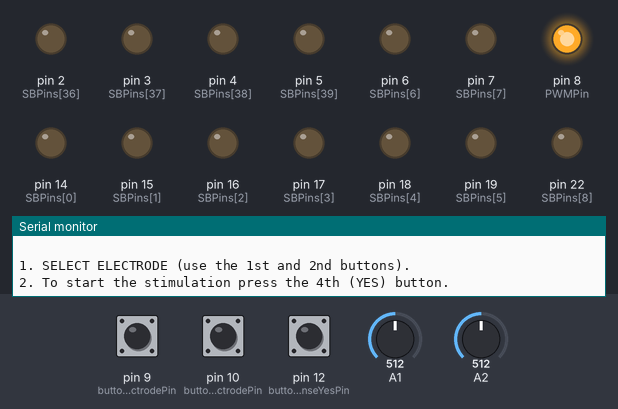
This sketch was run on a simulated Arduino Mega 2560, built with avr-gcc and run on an emulated ATmega2560. Shown: output pins drawn as LEDs (lit = HIGH), the last lines printed to the serial monitor. The inputs (shaded band) are chosen by the test bench; at power-on: pin 9 (buttonPreviousElectrodePin) LOW, pin 12 (buttonResponseYesPin) LOW, pin 10 (buttonNextElectrodePin) LOW, A1 = 512, A2 = 512. Pins used as bus, display or sensor lines are not drawn.

Above: at 1.2 s.
1.3 s: pin 9 (buttonPreviousElectrodePin) pulled HIGH for 0.15 s
3.0 s: pin 12 (buttonResponseYesPin) pulled HIGH for 0.15 s
At 4.7 s:
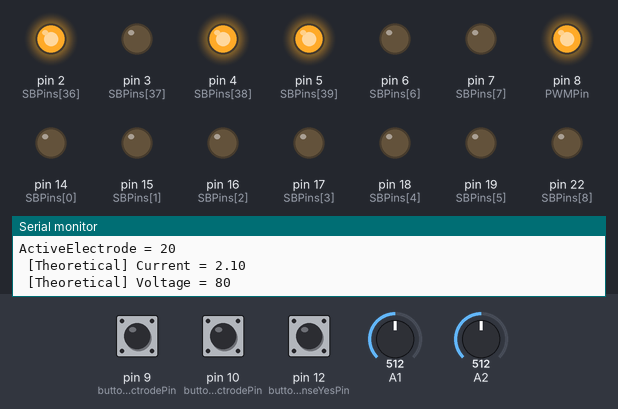
Timing chart, 0 to 6.2 s (numbered marks = the images above; inputs shaded):
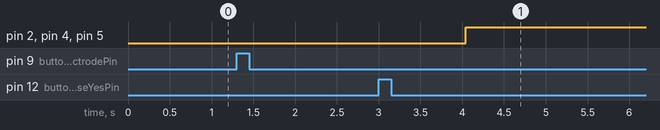

The sketch:

Step3_ElectrodesCheck.ino
```cpp
/* Electrodes Initial Check v1.0

   This sketch allows to check the voltages for each electrode for the main stimulation task.

*/

#include <SPI.h>  // Include the SPI library
#include <math.h> // Include the math library

// ----- Stimulation properties ------------------------------------------------------------ //
// ----------------------------------------------------------------------------------------- //
int nElectrodes = 20;     // Number of stimulation electrodes
float pulseWidth = 0.200; // Pulse width in milliseconds (PWM Variables)
int stimFrequency = 30;  // Stimulation frequency in Hertz (PWM Variables)
int stimDuration = 2;     // Stimulation duration in seconds (PWM Variables)
float ILimStartValue = 1; // Initial value of Ilim/current (in mA)

// ----- INPUTS ---------------------------------------------------------------------------- //
// ----------------------------------------------------------------------------------------- //
// Perception thresholds - From ThresholdUpdate_MRI.ino
float Currents[] = {2.10, 1.95, 3.3, 1.20, 1.35, 2.20, 2.50, 1.80, 1.60, 1.80, 1.35, 1.20, 1.35, 1.45, 1.35, 1.35, 1.10, 1.60, 1.70, 2.10};

// ----- Stimulation eletrodes ------------------------------------------------------------- //
// ----------------------------------------------------------------------------------------- //
int StimulationSequence_Active[] = {1, 2, 3, 4, 5, 6, 7, 8, 9, 10, 11, 12, 13, 14, 15, 16, 17, 18, 19, 20};
int StimulationSequence_Ground[] = {2, 3, 4, 5, 6, 7, 8, 9, 10, 11, 12, 13, 14, 15, 16, 17, 18, 19, 20, 19};

// ----- PWM timing parameters ------------------------------------------------------------- //
// ----------------------------------------------------------------------------------------- //

// Calculate delays after pulseON
// -> 0.109 ms is the time that the analogRead() inside the loop takes to run
// -> 0.007 is the time that digitalWrite() takes to run
float pulseONDelay = pulseWidth - 0.007 - 0.109;
int pulseONDelayMicroSeconds = round(pulseONDelay * 1000);

// Calculate delays after pulseOFF
float pulseOFFDelay = (1000.0 / stimFrequency) - pulseWidth - 0.007 - 0.109; // in milliseconds
float pulseOFFDelay1 = floor(pulseOFFDelay);
int pulseOFFDelay2 = round((pulseOFFDelay - pulseOFFDelay1) * 1000);

// ----- PINS ------------------------------------------------------------------------------ //
// ----------------------------------------------------------------------------------------- //

// DAC pins
#define SS 53     // affectation of CS pin
#define VsetPin 0 // Vset is output pin A in DAC
#define IlimPin 1 // Ilim is output pin B in DAC

// PWM pins
int PWMPin = 8; // Arduino mega pin 8

// Switch board pins
int SBPins[] = {14, 15, 16, 17, 18, 19, 6, 7, 22, 23, 24, 25, 26, 27, 28, 29, 30, 31, 32, 33, 34, 35, 36, 37, 38, 39, 40, 41, 42, 43, 44, 45, 46, 47, 48, 49, 2, 3, 4, 5};
int nSBPins = 40;

// Button pins
const int buttonPreviousElectrodePin = 9;               // the number of the pushbutton pin - Previous electrode
const int buttonNextElectrodePin = 10;                  // the number of the pushbutton pin - Next electrode
//const int buttonResponseNoPin = 11;                     // the number of the pushbutton pin - Answer: NO
const int buttonResponseYesPin = 12;                    // the number of the pushbutton pin - Answer: YES

// ----- Initialization -------------------------------------------------------------------- //
// ----------------------------------------------------------------------------------------- //
int CurrentElectrode = 0;                               // index of electrode in range StimulationSequence_Active (will be updated in real-time)
int buttonPreviousElectrodeState = 0;                   // state of Electrode button - Previous (will be updated in real-time)
int buttonNextElectrodeState = 0;                       // state of Electrode button - Next (will be updated in real-time)
int buttonResponseYesState = 0;                         // state of stepRange button - Yes (will be updated in real-time)
// int buttonResponseNoState = 0;                          // state of stepRange button - No (will be updated in real-time)
float output[2] = {0, 0};                               // array for outputs from stimulation
float voltagesArray[20];                               // voltages threhsolds array - an array capable of holding 20 entries numbered 0 to 19; stores thresholds for each electrode

//Vmon--> A1
//Imon-->A2

// ILim initial values
float maxILimActualValue = 4.30;                        // max Ilim value (mA)
float ILimActualValue = ILimStartValue;                 // current value for Ilim in mA (will be updated in real-time)

// Vset initial values
int maxVSet = 80;                                      // maximum value for Vset in Volts
int VSet = maxVSet;                                     // current value for Vset in Volts (will be updated in real-time)

// ----- VOID SETUP ------------------------------------------------------------------------ //
// ----------------------------------------------------------------------------------------- //
void setup() {
  // Serial communication
  Serial.begin(19200);

  // ----- Switch board Setup ------------------------------------------------------------- //
  for (int pp = 0; pp < nSBPins; pp++) {
    pinMode(SBPins[pp], OUTPUT);
  }

  // turn off all relays
  turnOffAll(SBPins, nSBPins);

  // ----- DAC Setup --------------------------------------------------------------------- //

  // initialize SPI
  SPI.begin();                          // corresponds to SPI2 - available on connector J8
  SPI.setDataMode(SPI_MODE0);           // Clock starts at a LOW value and transmits data on the falling edge of the clock signal
  SPI.setBitOrder(MSBFIRST);            // during the transfer of data, send the most significant bit first
  SPI.setClockDivider(SPI_CLOCK_DIV16); // configuration of clock at 1 MHz

  // set SS pin as output
  pinMode(SS, OUTPUT);

  // set up DAC
  digitalWrite(SS, LOW);               // selecting the DAC
  setUpDAC();                          // defined function call to set up the DA4 to use its internal voltage reference
  digitalWrite(SS, HIGH);              // deselecting the DAC

  // ----- PWM Setup -------------------------------------------------------------------- //
  pinMode(PWMPin, OUTPUT);

  // Initialize as off
  digitalWrite(PWMPin, HIGH);

  // ----- Buttons ---------------------------------------------------------------------- //
  pinMode(buttonPreviousElectrodePin, INPUT);
  pinMode(buttonNextElectrodePin, INPUT);
  //pinMode(buttonResponseNoPin, INPUT);
  pinMode(buttonResponseYesPin, INPUT);

}

void loop() {

  int timer = 0;

  Serial.println(" ");
  Serial.println("1. SELECT ELECTRODE (use the 1st and 2nd buttons).");
  Serial.println("2. To start the stimulation press the 4th (YES) button.");

  while (timer < 10000) {

    // Read button state
    buttonPreviousElectrodeState = digitalRead(buttonPreviousElectrodePin);
    buttonNextElectrodeState = digitalRead(buttonNextElectrodePin);
    buttonResponseYesState = digitalRead(buttonResponseYesPin);
    //buttonResponseNoState = digitalRead(buttonResponseNoPin);

    if (buttonPreviousElectrodeState) {
      CurrentElectrode = CurrentElectrode - 1;
      Serial.print("Electrode: "); Serial.println(CurrentElectrode);

    } else if (buttonNextElectrodeState) {
      CurrentElectrode = CurrentElectrode + 1;
      Serial.print("Electrode: "); Serial.println(CurrentElectrode);

    } else if (buttonResponseYesState) {  // reset Vset and ILim values
      ILimActualValue = ILimStartValue;
      VSet = maxVSet;

      break;
    }

    delay(150);

    // Validate currentElectrode value
    if (CurrentElectrode > nElectrodes) {
      CurrentElectrode = 0;
      Serial.print("Electrode: "); Serial.println(CurrentElectrode);
    } else if (CurrentElectrode < 0) {
      CurrentElectrode = 20;
      Serial.print("Electrode: "); Serial.println(CurrentElectrode);
    }

    timer++;

  }

  // Wait 1 second to avoid button press repetition
  delay(1000);

  if (CurrentElectrode != 0) {

      //buttonResponseNoState = 0;
      buttonResponseYesState = 0;
      buttonPreviousElectrodeState = 0;
      buttonNextElectrodeState = 0;

      // ----- STIM --------------------------------------- //
      Serial.println(" "); Serial.println("START STIMULATION");

      // ----- Set VSet and ILim ----------------------------------------------------------------- //
      // The true ILim value is the sum of ILimRange and ILimCompensation (this is necessary due to a small deviation in the stimulation board)
      float ILimCompensation = 0.15 * Currents[CurrentElectrode-1];
      float ILimActualValue_Compensated = Currents[CurrentElectrode-1] + ILimCompensation;

      // convert Ilim & Vset (stimulation outputs in V (max 100V))
      int ILimValue = convertmiliAtoV(ILimActualValue_Compensated);
      int VSetValue = convertVtoV(VSet);

      // -----  Set Vset and ILim values in the DAC -------------------------------------------//
      digitalWrite(SS, LOW);                    // selects the DAC
      sendAddressAndValue(VsetPin, VSetValue);  // full analog signal
      digitalWrite(SS, HIGH);                   // deselects the DAC

      digitalWrite(SS, LOW);                    // selects the DAC
      sendAddressAndValue(IlimPin, ILimValue);  // full analog signal
      digitalWrite(SS, HIGH);                   // deselects the DAC

      // ----- Switch board ------------------------- //
      switchElectrodes(StimulationSequence_Active[CurrentElectrode - 1], StimulationSequence_Ground[CurrentElectrode - 1], SBPins, nSBPins);

      // ----- PWM to stimulate ------------------------ //
      Serial.print("Stimulating for "); Serial.print(stimDuration); Serial.println(" seconds ...");
      Serial.print("ActiveElectrode = ");             Serial.println(StimulationSequence_Active[CurrentElectrode-1]);
      Serial.print(" [Theoretical] Current = ");      Serial.println(Currents[CurrentElectrode-1]);
      Serial.print(" [Theoretical] Voltage = ");      Serial.println(round(VSetValue * 2.5 * 40 / 4095));

      VSet = stimulate(stimFrequency, stimDuration, PWMPin, pulseONDelayMicroSeconds, pulseOFFDelay1, pulseOFFDelay2, VSetValue);
      voltagesArray[CurrentElectrode - 1] = VSet;

      Serial.print("Voltages array: ");
          for (int i = 0; i < (sizeof(voltagesArray) / sizeof(voltagesArray[0])); i++) {
            Serial.print(voltagesArray[i]); Serial.print(", ");
          }
      Serial.println(" ");

      delay(1000);

  } else {
    turnOffAll(SBPins, nSBPins);
  }

  delay(1000); // Wait 1 second to avoid button press repetition

}

// ----- FUNCTIONS ------------------------------------------------------------------------- //
// ----------------------------------------------------------------------------------------- //

/*
  p
*/
float stimulate(int stimFrequency, int stimDuration, int PWMPin, float pulseONDelayMicroSeconds, float pulseOFFDelay1, float pulseOFFDelay2, float VSet) {

  float VmonArray[stimFrequency * stimDuration];
  float ImonArray[stimFrequency * stimDuration];

  // ----- PWM ---------------------------------- //
  for (int ii = 0; ii < stimFrequency * stimDuration; ii++) {

    // Turn on
    digitalWrite(PWMPin, LOW);
    delayMicroseconds(pulseONDelayMicroSeconds);

    // Read Imon - this takes approximately 0.109 ms
    ImonArray[ii] = analogRead(A2);

    // Turn off
    digitalWrite(PWMPin, HIGH);

    // Read Vmon - this takes approximately 0.109 ms
    VmonArray[ii] = analogRead(A1);

    delay(pulseOFFDelay1);
    delayMicroseconds(pulseOFFDelay2);

  } // end PWM

  float VmonMax = maxValue(VmonArray) * (5 / 1023.0);                           // conversion to volts
  Serial.print("Vmon max (0-2.5 V): "); Serial.println(VmonMax);

  VSet = ceil(VmonMax * 40.0 + 10);                                             // conversion to 0-100 V range plus the margin of 5 volts
  Serial.print("Vset max (0-100V): ");  Serial.println(VSet);

  float ImonMax = maxValue(ImonArray) * (5 / 1023.0);                           // conversion to volts
  Serial.print("Imon max (0-2.5 V): "); Serial.println(ImonMax);
  Serial.print("Imon max (0-5 mA): ");  Serial.println(ImonMax * 2);  // conversion to mA

  return VSet;

}

/*
  Returns the maximum value of an array.
*/
float maxValue(float myArray[]) {
  float maxVal = myArray[0];
  float minVal = myArray[0];

  for (int i = 0; i < (sizeof(myArray) / sizeof(myArray[0])); i++) {
    if (myArray[i] > maxVal) {
      maxVal = myArray[i];
    }
  }

  return maxVal;
}

/*
  Converts from milliamperes to volts (2 mA <--> 1 V) and then to the DAC range of 0-4095.
*/
float convertmiliAtoV(float mA) {
  // 2.5V corresponds to 5mA and the value 4095

  float volt = mA / 2; // 2mA/V
  return volt * 4095 / 2.5; // conversion to the range 0-4095

}

/*
  Converts from stimulation volts to Vset volts (40 V <--> 1 V) and then to the DAC range of 0-4095.
*/
float convertVtoV(float outV) {
  // 2.5V corresponds to 100V and the value 4095

  float volt = outV / 40;
  return volt * 4095 / 2.5; // conversion to the range 0-4095

}

/*
  Communicate with the DAC. Writes the value "value" to the pin set by "address".
  Valid address values are between 0 and 7; 0 for pin A, 1 for pin B, and so on.
  An address value of 15 will provide power to all of the outputs simultaneously.
  Value should be in the range 0-4095.
*/
void sendAddressAndValue(int address, int value) {

  if (((address >= 0 && address <= 7) || address == 15) && (value > 0 && value <= 4095)) {

    SPI.transfer(0b00000011); // 4 bits of junk and a command to update DAC register
    delay(1); // small time delay to ensure the DAC processes the data

    int value1 = highByte(value); // collecting the upper half of the value
    int value2 = lowByte(value); // collecting the lower half of the value
    int addressAndValue1 = (address << 4) + value1; // combining the address and value into one piece
    SPI.transfer(addressAndValue1); // the 4 bits of address and the upper half of the value

    delay(1); // small time delay to ensure the DAC processes the data

    SPI.transfer(value2); // the lower half of the value
    delay(1); // small time delay to ensure the DAC processes the data

    SPI.transfer(0);//junk data
    delay(1); // small time delay to ensure the DAC processes the data

  } else {

    SPI.transfer(0b00000011); // 4 bits of junk and a command to update DAC register
    delay(1); // small time delay to ensure the DAC processes the data
    SPI.transfer(0b11110000); // all addresses and a value of zero
    delay(1); // small time delay to ensure the DAC processes the data
    SPI.transfer(0); // a value of zero
    delay(1); // small time delay to ensure the DAC processes the data
    SPI.transfer(0);//junk data
    delay(1); // small time delay to ensure the DAC processes the data

  } // end of else statement

} //end of sendAddressAndValue

/*
  Set up the communication with the DAC.
*/
void setUpDAC() {

  SPI.transfer(0b00001000);//4 bits of junk and a command to change reference voltage
  delay(1); // small time delay to ensure DAC processes the data
  SPI.transfer(0);//sending more values since it doesn't care about these (thanks to the Command) and we need 32 bits total
  delay(1);
  SPI.transfer(0);//same reason
  delay(1);
  SPI.transfer(0b00000001);//7 bits of ignored data and a final "1" to indicate to use the internal reference
  delay(1);

  digitalWrite(SS, HIGH);
  delay(1);
  digitalWrite(SS, LOW);

  //turning all the outputs off to begin with
  SPI.transfer(0b00000011); // 4 bits of junk and a command to update DAC register
  delay(1); // small time delay to ensure the DAC processes the data
  SPI.transfer(0b11110000); // all addresses and a value of zero
  delay(1); // small time delay to ensure the DAC processes the data
  SPI.transfer(0); // a value of zero
  delay(1); // small time delay to ensure the DAC processes the data
  SPI.transfer(0);//junk data
  delay(1); // small time delay to ensure the DAC processes the data

}

/*
  Turn off all the relays in the switch board.
*/
void turnOffAll(int SBPins[], int nSBPins) {

  for (int pp = 0; pp < nSBPins; pp++) {
    digitalWrite(SBPins[pp], LOW);
  }

}

/*
  Set the active and ground electrodes based on the switch board operation logic.
*/
void switchElectrodes(int activeElectrode, int groundElectrode, int SBPins[], int nSBPins) {

  // turn off all pins
  turnOffAll(SBPins, nSBPins);

  // fetch corresponding pins
  int activePin = activeElectrode * 2 - 1;
  int groundPin = groundElectrode * 2 - 1;

  // Execute
  digitalWrite(SBPins[activePin - 1], HIGH);
  digitalWrite(SBPins[activePin], HIGH);
  digitalWrite(SBPins[groundPin - 1], HIGH);

}
```

Measured:
- after the input at 3.0 s, pin 2 (SBPins[36]), pin 4 (SBPins[38]), pin 5 (SBPins[39]): LOW → HIGH after 1.0 s
